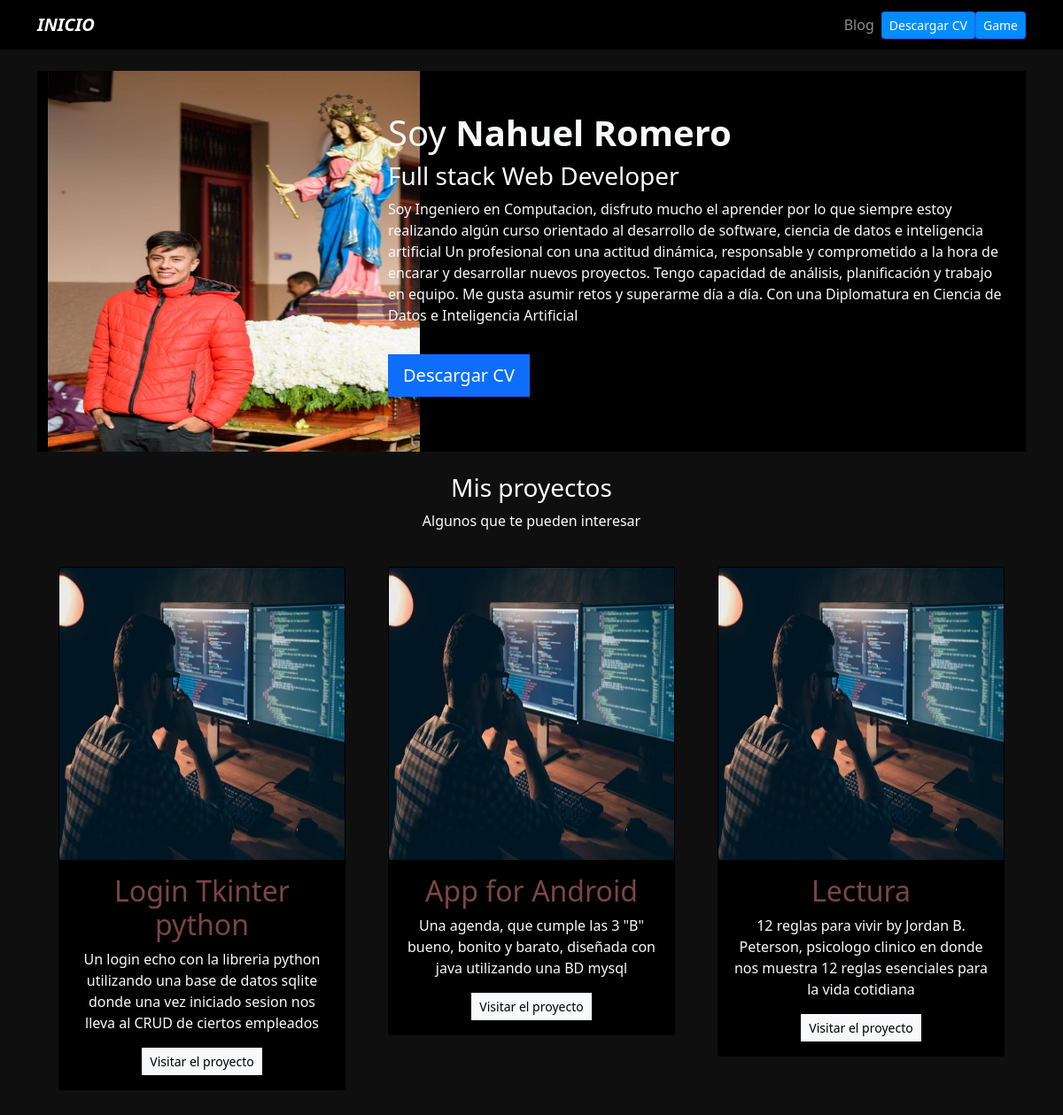
The page / on the database its author committed.
### porfolio/models.py (models this page shows, shortened)
class Project(models.Model):
    title=CharField(max_length=100)
    description=CharField(max_length=250)
    image=ImageField(upload_to='porfolio/images')
    url=URLField(blank=True)
    date=DateField(default=date.today)

### porfolio/views.py (the view)
# urls.py: 2. Add a URL to urlpatterns:  path('', views.home, name='home')
def home(request):
    projects=Project.objects.all()
    return render(request,'home.html', {'projects': projects})

### inicio/templates/home.html
{% extends 'layout.html' %}
{% block content %}
{% load static %}
<header class="row bg-black">
<div class="col-md-4">
<img src="{% static 'portfolio/profile.jpeg' %}" width="420px" height="430px"/>
</div>
<div class="col-md-8 my-auto p-4">
<h1>Soy <strong>Nahuel Romero</strong></h1>
<h3>Full stack Web Developer</h3>
<p>Soy Ingeniero en Computacion, disfruto mucho el aprender por lo que siempre estoy
realizando
algún curso orientado al desarrollo de software, ciencia de datos e inteligencia
artificial
Un profesional con una actitud dinámica, responsable y comprometido a la hora de
encarar y
desarrollar nuevos proyectos. Tengo capacidad de análisis, planificación y trabajo en
equipo.
Me gusta asumir retos y superarme día a día.
Con una Diplomatura en Ciencia de Datos e Inteligencia Artificial</p>
<a class="btn btn-primary btn-lg rounded-0 my-3" href="{% static 'portfolio/cv.pdf' %}">Descargar CV</a>
</div>
</header>
<div class="row my-4 text-center">
<h3 style="color:rgb(255, 255, 255);">Mis proyectos</h3>
<p style="color:rgb(255, 251, 251);">Algunos que te pueden interesar</p>
{% for project in projects %}
<div class="col-md-4 p-4">
<div class="card bg-black card-project">
<img src="{% static 'portfolio/senior.jpeg' %}"width="320px" height="330px" class="card-img-top" />
<div class="card-body">
<h2 style="color: rgb(123, 69, 69);">{{ project.title }}</h2>
<p >{{ project.description }}</p>
{% if project.url %}
<a style="color:rgb(0, 0, 0)"  href="{{project.url}}" class="btn btn-light rounded-0 btn-sm" target="__blank"
rel="noreferrer">Visitar el proyecto</a>
{% endif %}
</div>
</div>
</div>
{% endfor %}
</div>
{% endblock %}

### inicio/templates/layout.html (shortened to what this page needs)
{% load static %}
<!DOCTYPE html>
<html lang="en">
<head>
<link href="https://cdn.jsdelivr.net/npm/bootstrap@5.1.3/dist/css/bootstrap.min.css"
rel="stylesheet"
integrity="sha384-1BmE4kWBq78iYhFldvKuhfTAU6auU8tT94WrHftjDbrCEXSU1oBoqyl2QvZ6jIW3"
crossorigin="anonymous">
<link rel="stylesheet" href="{% static 'main.css' %}">
</head>
<body class="text-light">
{% include 'partials/navbar.html' %}
<div class="container p-4">
{% block content %}
{% endblock %}
</div>
</body>
</html>

### inicio/templates/partials/navbar.html (shortened to what this page needs)
{% load static %}
<nav class="navbar navbar-expand-lg navbar-dark bg-black">
<div class="container">
<a class="navbar-brand fw-bold fst-italic" href="/">INICIO</a>
<div class="collapse navbar-collapse" id="navbarNav">
<ul class="navbar-nav ms-auto">
<li class="nav-item">
<a class="nav-link" href="{% url 'blog:posts' %}">Blog</a>
</li>
<li class="nav-item d-flex align-items-center">
<a class="btn btn-primary btn-sm" href="{% static 'portfolio/cv.pdf' %}"
target="_blank" style="background-color: rgb(0, 140, 255);">Descargar CV</a>
</li>
<li class="nav-item d-flex align-items-center">
    <a class="btn btn-primary btn-sm" href="https://poki.com/es/g/dinosaur-game" target="_blank" style="background-color: rgb(0, 140, 255);">Game</a>
</li>
</ul>
</div>
</div>
</nav>

### inicio/static/main.css (style rules this page uses)
body { background: rgb(15, 15, 15); }
.bg-black { background: rgb(18, 18, 18); }

### rows shown on the page
Project: title "Login Tkinter python", description "Un login echo con la libreria python utilizando una base de datos sqlite donde una vez iniciado sesion nos lleva al CRUD de ciertos empleados"
Project: title "App for Android", description "Una agenda, que cumple las 3 \"B\" bueno, bonito y barato, diseñada con java utilizando una BD mysql"
Project: title "Lectura", description "12 reglas para vivir by Jordan B. Peterson, psicologo clinico en donde nos muestra 12 reglas esenciales para la vida cotidiana"
